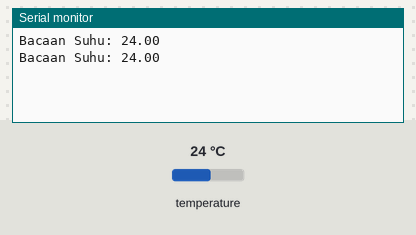
Simulated run of this sketch. Board: Arduino Uno, built with avr-gcc and run on an emulated ATmega328P. On the bench: the last lines printed to the serial monitor. The test bench sets the inputs (shaded band); at power-on: temperature 24 °C.

Above: at 2.3 s.
2.4 s: temperature set to 12 °C
At 2.4 s:
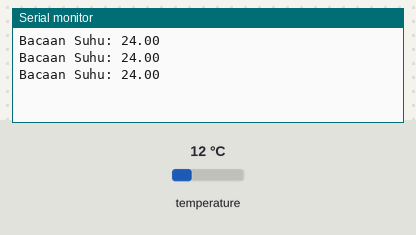
3.9 s: temperature set to 19 °C
At 3.9 s:
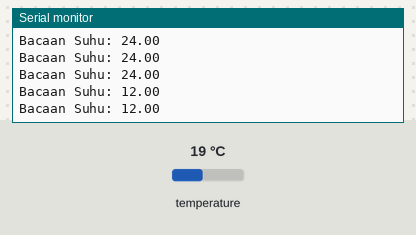
Timing chart, 0 to 6.9 s (numbered marks = the images above; inputs shaded):
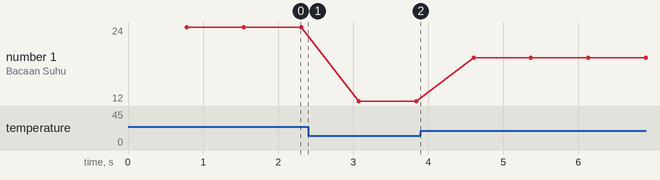

Measured:
- plotted number 1: 24 → 12 after the input at 2.4 s, 12 → 19 after the input at 3.9 s

The sketch:

dalla01.ino
```cpp
#include <OneWire.h>
#include <DallasTemperature.h>

// Data wire is plugged into port 2 on the Arduino
#define ONE_WIRE_BUS 15

// Setup a oneWire instance to communicate with any OneWire devices (not just Maxim/Dallas temperature ICs)
OneWire oneWire(ONE_WIRE_BUS);
DallasTemperature sensors(&oneWire);

void setup(void)
{
  // start serial port
  Serial.begin(115200);

  sensors.begin();
}

void loop(void)
{

  sensors.requestTemperatures(); // Send the command to get temperatures
  float tempC = sensors.getTempCByIndex(0);
  Serial.print("Bacaan Suhu: ");
  Serial.println(tempC);

}
```
